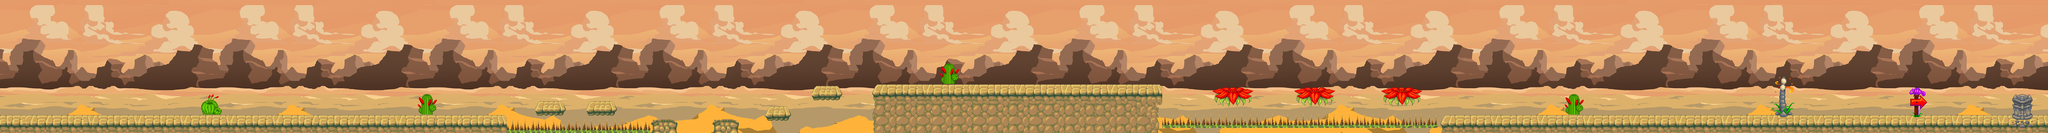

The image is a tile-based game level rendered from a .tmx file. Its description and source (layers, tilesets, objects; grid data summarised) follow:
An orthogonal 400x26 tile map with 10x10 px tiles, 3 tile layers (Tile Layer 1, Tile Layer 2, Tile Layer 3), 4 tilesets and 21 objects.

<map version="1.0" tiledversion="1.0.2" orientation="orthogonal" renderorder="right-down" width="400" height="26" tilewidth="10" tileheight="10" nextobjectid="32">
 <tileset firstgid="1" name="3-set-nature-and-desert-game-background-14764_imgs_14764_3" tilewidth="10" tileheight="10" tilecount="1025" columns="41">
  <image source="../Forest1/graphic/3-set-nature-and-desert-game-background-14764_imgs_14764_3.png" trans="ff00ff" width="410" height="259" />
 </tileset>
 <tileset firstgid="1026" name="tiles1" tilewidth="10" tileheight="10" tilecount="4774" columns="77">
  <image source="../Forest1/graphic/tiles1.png" trans="ff00ff" width="776" height="623" />
 </tileset>
 <tileset firstgid="5800" name="tiles1" tilewidth="10" tileheight="10" tilecount="4774" columns="77">
  <image source="../Forest1/graphic/tiles1.png" trans="ff00ff" width="776" height="623" />
 </tileset>
 <tileset firstgid="10574" name="tiles1" tilewidth="10" tileheight="10" tilecount="4774" columns="77">
  <image source="../Forest1/graphic/tiles1.png" trans="ff00ff" width="776" height="623" />
 </tileset>
 <layer name="Tile Layer 1" width="400" height="26">
  <data>[10400 cells, 10400 non-empty, 1025 distinct tile ids]</data>
 </layer>
 <layer name="Tile Layer 2" width="400" height="26">
  <data>[10400 cells, 1810 non-empty, 239 distinct tile ids]</data>
 </layer>
 <layer name="Tile Layer 3" width="400" height="26">
  <data>[10400 cells, 442 non-empty, 232 distinct tile ids]</data>
 </layer>
 <objectgroup name="ground">
  <object id="1" x="0" y="220" width="990" height="30" />
  <object id="2" x="1050" y="190" width="49.3333" height="30" />
  <object id="3" x="1150" y="190" width="50.3333" height="30" />
  <object id="4" x="1050" y="190" height="30" />
  <object id="6" x="1270" y="230" width="60" height="20" />
  <object id="7" x="1388.5" y="230" width="60" height="20" />
  <object id="8" x="1490" y="200" width="56.5" height="30" />
  <object id="9" x="1580" y="160" width="70" height="30" />
  <object id="10" x="1710" y="160" width="560" height="90" />
  <object id="12" x="2370" y="170" width="80" height="40" />
  <object id="13" x="2530" y="170" width="80" height="40" />
  <object id="14" x="2700" y="170" width="80" height="40" />
  <object id="15" x="2820" y="220" width="1180" height="30" />
  <object id="19" x="2810" y="220" width="10" height="30" />
  <object id="31" x="-42" y="-1" width="58.5" height="250" />
 </objectgroup>
 <objectgroup name="tree">
  <object id="22" x="820" y="180" width="30" height="40" />
  <object id="25" x="1840" y="120" width="30" height="40" />
  <object id="26" x="3060" y="180" width="30" height="40" />
 </objectgroup>
 <objectgroup name="Object Layer 3" />
 <objectgroup name="spikes">
  <object id="27" x="2270" y="220" width="540" height="30" />
  <object id="28" x="990" y="220" width="280" height="30" />
 </objectgroup>
 <objectgroup name="doors">
  <object id="29" x="3984.5" y="9" width="15.5" height="241" />
 </objectgroup>
</map>